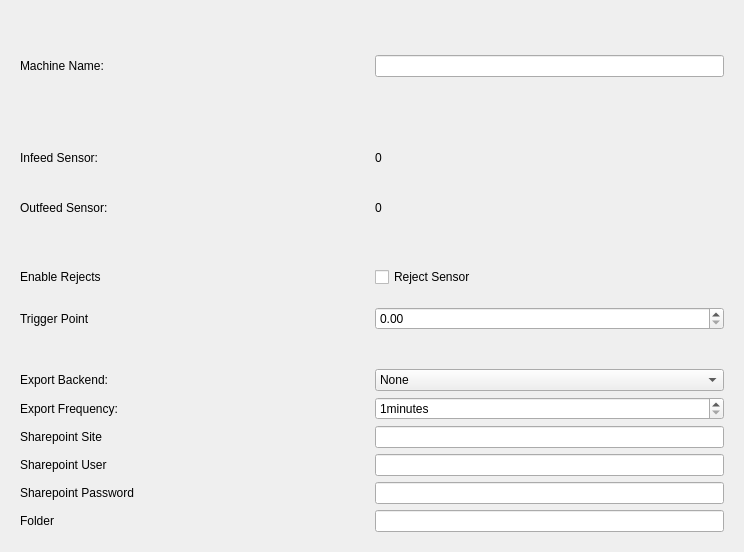
          <widget class="QWidget" name="scrollAreaWidgetContents">
           <property name="geometry">
            <rect>
             <x>0</x>
             <y>-106</y>
             <width>744</width>
             <height>552</height>
            </rect>
           </property>
           <layout class="QVBoxLayout" name="verticalLayout_11">
            <item>
             <widget class="QFrame" name="frame_2">
              <property name="frameShape">
               <enum>QFrame::NoFrame</enum>
              </property>
              <layout class="QHBoxLayout" name="horizontalLayout_14">
               <item>
                <layout class="QHBoxLayout" name="horizontalLayout_13">
                 <item>
                  <widget class="QLabel" name="label_3">
                   <property name="sizePolicy">
                    <sizepolicy hsizetype="Expanding" vsizetype="Preferred">
                     <horstretch>0</horstretch>
                     <verstretch>0</verstretch>
                    </sizepolicy>
                   </property>
                   <property name="text">
                    <string>Machine Name: </string>
                   </property>
                  </widget>
                 </item>
                 <item>
                  <widget class="QLineEdit" name="lineEditMachineName">
                   <property name="inputMethodHints">
                    <set>Qt::ImhNone</set>
                   </property>
                   <property name="maxLength">
                    <number>25</number>
                   </property>
                  </widget>
                 </item>
                </layout>
               </item>
              </layout>
             </widget>
            </item>
            <item>
             <widget class="QFrame" name="frame_3">
              <property name="frameShape">
               <enum>QFrame::NoFrame</enum>
              </property>
              <layout class="QVBoxLayout" name="verticalLayout_8">
               <item>
                <layout class="QHBoxLayout" name="horizontalLayout_8">
                 <item>
                  <widget class="QLabel" name="label_8">
                   <property name="text">
                    <string>Infeed Sensor: </string>
                   </property>
                  </widget>
                 </item>
                 <item>
                  <widget class="QLabel" name="labelInfeedDebug">
                   <property name="text">
                    <string>0</string>
                   </property>
                  </widget>
                 </item>
                </layout>
               </item>
               <item>
                <layout class="QHBoxLayout" name="horizontalLayout_10">
                 <item>
                  <widget class="QLabel" name="labelOutfeedDebug_2">
                   <property name="text">
                    <string>Outfeed Sensor: </string>
                   </property>
                  </widget>
                 </item>
                 <item>
                  <widget class="QLabel" name="labelOutfeedDebug">
                   <property name="text">
                    <string>0</string>
                   </property>
                  </widget>
                 </item>
                </layout>
               </item>
              </layout>
             </widget>
            </item>
            <item>
             <widget class="QFrame" name="frame_4">
              <property name="frameShape">
               <enum>QFrame::NoFrame</enum>
              </property>
              <layout class="QVBoxLayout" name="verticalLayout_9">
               <item>
                <layout class="QHBoxLayout" name="horizontalLayout_11">
                 <item>
                  <widget class="QLabel" name="label_7">
                   <property name="text">
                    <string>Enable Rejects</string>
                   </property>
                  </widget>
                 </item>
                 <item>
                  <widget class="QCheckBox" name="checkBoxEnableRejects">
                   <property name="text">
                    <string>Reject Sensor</string>
                   </property>
                  </widget>
                 </item>
                </layout>
               </item>
               <item>
                <layout class="QHBoxLayout" name="horizontalLayout_12">
                 <item>
                  <widget class="QLabel" name="label_9">
                   <property name="text">
                    <string>Trigger Point</string>
                   </property>
                  </widget>
                 </item>
                 <item>
                  <widget class="QDoubleSpinBox" name="doubleSpinBoxTriggerPoint"/>
                 </item>
                </layout>
               </item>
              </layout>
             </widget>
            </item>
            <item>
             <widget class="QFrame" name="frame_5">
              <property name="frameShape">
               <enum>QFrame::NoFrame</enum>
              </property>
              <layout class="QVBoxLayout" name="verticalLayout_10">
               <item>
                <layout class="QHBoxLayout" name="horizontalLayout_18">
                 <item>
                  <widget class="QLabel" name="label_14">
                   <property name="text">
                    <string>Export Backend: </string>
                   </property>
                  </widget>
                 </item>
                 <item>
                  <widget class="QComboBox" name="comboBoxExportBackend">
                   <item>
                    <property name="text">
                     <string>None</string>
                    </property>
                   </item>
                   <item>
                    <property name="text">
                     <string>CSV To Exports Folder</string>
                    </property>
                   </item>
                   <item>
                    <property name="text">
                     <string>CSV To Sharepoint</string>
                    </property>
                   </item>
                  </widget>
                 </item>
                </layout>
               </item>
               <item>
                <layout class="QHBoxLayout" name="layoutExportFrequency">
                 <item>
                  <widget class="QLabel" name="labelExportFrequency">
                   <property name="text">
                    <string>Export Frequency:  </string>
                   </property>
                  </widget>
                 </item>
                 <item>
                  <widget class="QSpinBox" name="spinBoxExportFrequency">
                   <property name="suffix">
                    <string>minutes</string>
                   </property>
                   <property name="minimum">
                    <number>1</number>
                   </property>
                   <property name="maximum">
                    <number>240</number>
                   </property>
                  </widget>
                 </item>
                </layout>
               </item>
               <item>
                <layout class="QHBoxLayout" name="layoutTarget">
                 <item>
                  <widget class="QLabel" name="labelSharepointSite">
                   <property name="sizePolicy">
                    <sizepolicy hsizetype="Expanding" vsizetype="Preferred">
                     <horstretch>0</horstretch>
                     <verstretch>0</verstretch>
                    </sizepolicy>
                   </property>
                   <property name="text">
                    <string>Sharepoint Site</string>
                   </property>
                  </widget>
                 </item>
                 <item>
                  <widget class="QLineEdit" name="lineEditSharepointSite"/>
                 </item>
                </layout>
               </item>
               <item>
                <layout class="QHBoxLayout" name="horizontalLayout_16">
                 <item>
                  <widget class="QLabel" name="labelSharepointUser">
                   <property name="sizePolicy">
                    <sizepolicy hsizetype="Expanding" vsizetype="Preferred">
                     <horstretch>0</horstretch>
                     <verstretch>0</verstretch>
                    </sizepolicy>
                   </property>
                   <property name="text">
                    <string>Sharepoint User</string>
                   </property>
                  </widget>
                 </item>
                 <item>
                  <widget class="QLineEdit" name="lineEditSharepointUser"/>
                 </item>
                </layout>
               </item>
               <item>
                <layout class="QHBoxLayout" name="horizontalLayout_19">
                 <item>
                  <widget class="QLabel" name="labelSharepointPassword">
                   <property name="sizePolicy">
                    <sizepolicy hsizetype="Expanding" vsizetype="Preferred">
                     <horstretch>0</horstretch>
                     <verstretch>0</verstretch>
                    </sizepolicy>
                   </property>
                   <property name="text">
                    <string>Sharepoint Password</string>
                   </property>
                  </widget>
                 </item>
                 <item>
                  <widget class="QLineEdit" name="lineEditSharepointPassword">
                   <property name="echoMode">
                    <enum>QLineEdit::PasswordEchoOnEdit</enum>
                   </property>
                  </widget>
                 </item>
                </layout>
               </item>
               <item>
                <layout class="QHBoxLayout" name="horizontalLayout_17">
                 <item>
                  <widget class="QLabel" name="labelFolder">
                   <property name="sizePolicy">
                    <sizepolicy hsizetype="Expanding" vsizetype="Preferred">
                     <horstretch>0</horstretch>
                     <verstretch>0</verstretch>
                    </sizepolicy>
                   </property>
                   <property name="text">
                    <string>Folder</string>
                   </property>
                  </widget>
                 </item>
                 <item>
                  <widget class="QLineEdit" name="lineEditTargetFolder"/>
                 </item>
                </layout>
               </item>
              </layout>
             </widget>
            </item>
           </layout>
          </widget>
